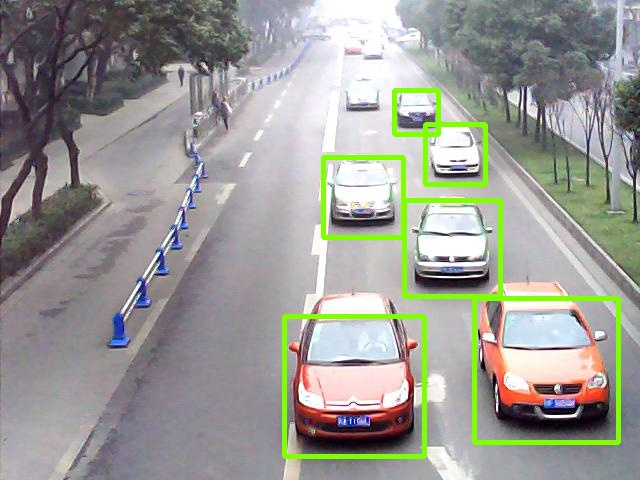
//> input picture CarCetection/result.jpg, 640 x 480 px, given in place of 7700.jpg, which was not available
$ ./Car_detection   (built with g++ and OpenCV 4)
//> lines starting //> are read from the running program, lines starting //| are printed output that depends on the picture; pictures that were not available may be replaced by others from this repository, and a replacement may not be noted
#include "opencv2/objdetect/objdetect.hpp"
#include "opencv2/highgui/highgui.hpp"
#include "opencv2/imgproc/imgproc.hpp"
#include <cctype>
#include <iostream>
#include <iterator>
#include <stdio.h>
using namespace std;
using namespace cv;
int detectAndDraw( Mat& img, CascadeClassifier& cascade, double scale, bool tryflip ,int num);
string cascadeName = "D:\\Program Files\\opencv\\CV_project\\CarDetection\\CarDetection\\LBPcascade.xml";
//$$$$$$$$$$$$$$$$$$$$$$$$$$$$$$$$$$$$$$$$$$$$$$$$$$$$$$$$$$$$$$$$$$$$$$$$$$$$$$$$$$$$$$$$$$$$$
int main()
{
    Mat  image;
	int num,number;
	char Filname[25];
	num=267;
    string inputName;
    bool tryflip = false;
    CascadeClassifier cascade, nestedCascade;
    double scale = 1;
    if( !cascade.load( cascadeName ) )
    {
        cerr << "ERROR: Could not load classifier cascade" << endl;
        return -1;
    }
	cvNamedWindow( "result", 0 );
	for(int number=7700;number<7713;number++)
	{
		sprintf(Filname, "%s%d%s", "G:\\HaarTraining\\Neg\\", number, ".jpg");//保存的图片名
		image = imread( Filname,1 );
//> image is the input picture: 480 rows x 640 cols, CV_8UC3; mean B, G, R 149, 154.8, 154.5
		cout << "In image read" << endl;
		if( !image.empty() )
		{
			num=detectAndDraw( image, cascade,  scale, tryflip,num);
			//waitKey(0);
		}
	}

    cvDestroyWindow("result");
    return 0;
}
//$$$$$$$$$$$$$$$$$$$$$$$$$$$$$$$$$$$$$$$$$$$$$$$$$$$$$$$$$$$$$$$$$$$$$$$$$$$$$$$
int detectAndDraw( Mat& img, CascadeClassifier& cascade,
                    double scale, bool tryflip,int num )
{
//> called with scale = 1, tryflip = false, num = 267
    int i = 0;
    double t = 0;
	char image_name[25];
    vector<Rect> faces, faces2;
    const static Scalar colors= CV_RGB(128,255,0);
    Mat gray, smallImg( cvRound (img.rows/scale), cvRound(img.cols/scale), CV_8UC1 );
    cvtColor( img, gray, CV_BGR2GRAY );
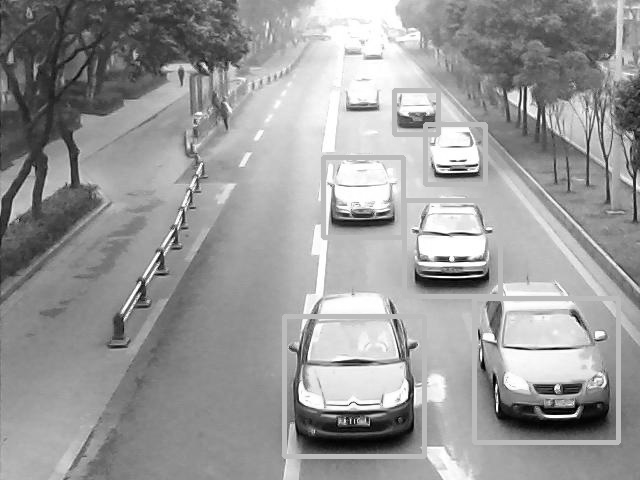
//> gray: 480 rows x 640 cols, CV_8UC1; min 0, max 255, mean 154
    resize( gray, smallImg, smallImg.size(), 0, 0, INTER_LINEAR );
    equalizeHist( smallImg, smallImg );
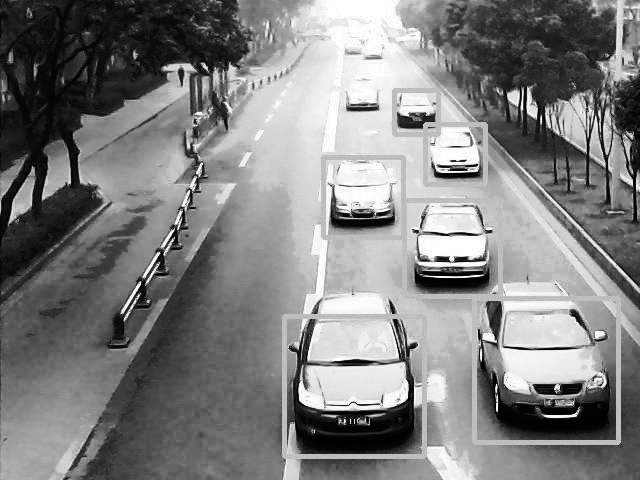
//> smallImg: 480 rows x 640 cols, CV_8UC1; min 0, max 255, mean 128.3
    t = (double)cvGetTickCount();
    cascade.detectMultiScale( smallImg, faces,
        1.1, 2, 0
        // |CV_HAAR_FIND_BIGGEST_OBJECT
        // |CV_HAAR_DO_ROUGH_SEARCH
        |CV_HAAR_SCALE_IMAGE,
        Size(30, 30) );
//> faces = 5 Rects (x, y, width, height): [428, 129, 52, 52], [326, 164, 71, 71], [405, 201, 94, 94], [285, 317, 139, 139], [475, 297, 143, 143]
    if( tryflip )
    {
        flip(smallImg, smallImg, 1);
        cascade.detectMultiScale( smallImg, faces2,
                                 1.1, 2, 0
                                 // |CV_HAAR_FIND_BIGGEST_OBJECT
                                 // |CV_HAAR_DO_ROUGH_SEARCH
                                 |CV_HAAR_SCALE_IMAGE,
                                 Size(30, 30) );
        for( vector<Rect>::const_iterator r = faces2.begin(); r != faces2.end(); r++ )
        {
            faces.push_back(cvRect(smallImg.cols - r->x - r->width, r->y, r->width, r->height));
        }
    }
    t = (double)cvGetTickCount() - t;
    printf( "detection time = %g ms\n", t/((double)cvGetTickFrequency()*1000.) );
    for( vector<Rect>::const_iterator r = faces.begin(); r != faces.end(); r++, i++ )
    {
        Mat smallImgROI;
        vector<Rect> nestedObjects;
        Point center;
        int radius;
        double aspect_ratio = (double)r->width/r->height;
        if( 0.75 < aspect_ratio && aspect_ratio < 1.3 )
        {
			num=num+1;
            //center.x = cvRound((r->x + r->width*0.5)*scale);
            //center.y = cvRound((r->y + r->height*0.5)*scale);
            //radius = cvRound((r->width + r->height)*0.25*scale);
			Mat srcROI=img(cvRect(r->x,r->y,r->width,r->height));
			sprintf(image_name, "%s%d%s", "G:\\OpenCV\\data8\\", num, ".jpg");//保存的图片名
			imwrite(image_name,srcROI);
			//rectangle( img,cvPoint(center.x-radius,center.y-radius),cvPoint(center.x+radius,center.y+radius),colors, 3, 8, 0);
        }
        else
            rectangle( img, cvPoint(cvRound(r->x*scale), cvRound(r->y*scale)),
                       cvPoint(cvRound((r->x + r->width-1)*scale), cvRound((r->y + r->height-1)*scale)),
                       colors, 3, 8, 0);
		//IplImage*out=cvCreateImage(cvSize(r->width,r->height),IPL_DEPTH_8U,3);

    }
//> this loop made 5 passes
//> pass 1, in detectAndDraw, `Mat srcROI=img(cvRect(r->x,r->y,r->width,r->height));`:
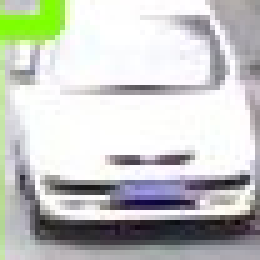
//> srcROI: 52 rows x 52 cols, CV_8UC3 (shown 5 times larger); mean B, G, R 195.7, 200.1, 197.5
//> pass 2, in detectAndDraw, `Mat srcROI=img(cvRect(r->x,r->y,r->width,r->height));`:
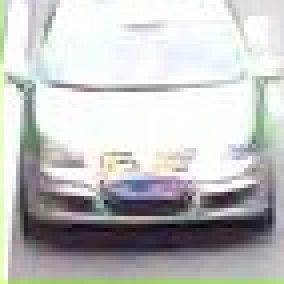
//> srcROI: 71 rows x 71 cols, CV_8UC3 (shown 4 times larger); mean B, G, R 193.7, 194.4, 193.6
//> pass 3, in detectAndDraw, `Mat srcROI=img(cvRect(r->x,r->y,r->width,r->height));`:
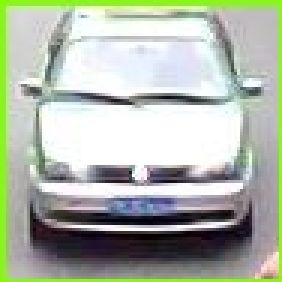
//> srcROI: 94 rows x 94 cols, CV_8UC3 (shown 3 times larger); mean B, G, R 169.3, 182.6, 174.5
//> after the loop, i = 5; num = 272; image_name = "G:\OpenCV\data8\272.jpg"
//> in main, `num=detectAndDraw( image, cascade,  scale, tryflip,num);`: num = 272
    //cv::imshow( "result", img );
	return num;
}
